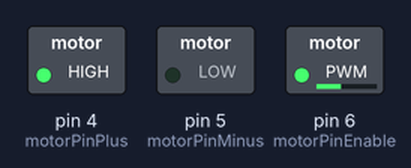
Recording of a sketch running on a simulated Arduino Uno, built with avr-gcc and run on an emulated ATmega328P. Parts: switched loads named in the sketch (green lamp = pin HIGH).

Above: at 0.05 s.
At 1.25 s:
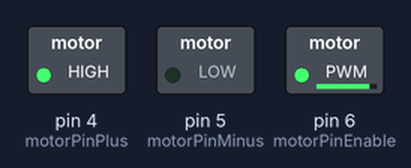
At 2.5 s:
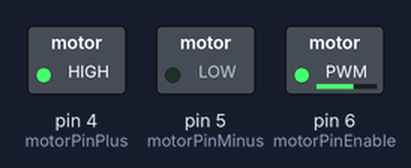
At 3.65 s:
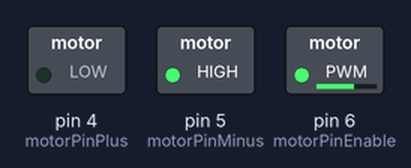
At 4.25 s:
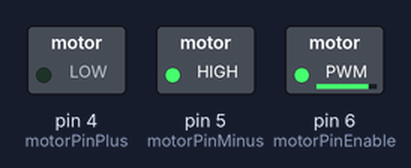
At 6.05 s:
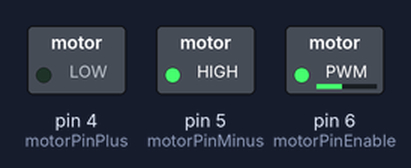
Timing chart, 0 to 7.9 s (numbered marks = the images above):
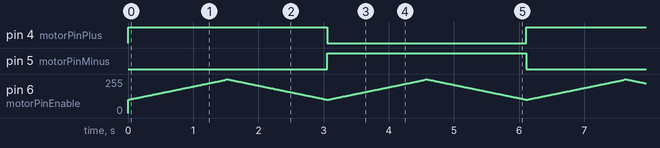

The sketch:

dc_motor_test.ino
```cpp
int motorPinPlus = 4;
int motorPinMinus = 5;
int motorPinEnable = 6;

// Setup
void setup()
{
    pinMode(motorPinPlus, OUTPUT);
    pinMode(motorPinMinus, OUTPUT);
    pinMode(motorPinEnable, OUTPUT);
    Serial.begin(9600);
}

// Loop
void loop()
{

    // Accelerate forward
    for (int i = 100; i < 250; i++){
        setMotor(true, i);
        delay(10);
    }

    // Decelerate forward
    for (int i = 255; i > 100; i--){
        setMotor(true, i);
        delay(10);
    }

    // Accelerate reverse
    for (int i = 100; i < 250; i++){
        setMotor(false, i);
        delay(10);
    }

    // Decelerate reverse
    for (int i = 255; i > 100; i--){
        setMotor(false, i);
        delay(10);
    }
}

// Function to control the motor
void setMotor(boolean forward, int speed){
    digitalWrite(motorPinPlus, forward);
    digitalWrite(motorPinMinus, !forward);
    analogWrite(motorPinEnable, speed);
}
```

Measured:
- by itself, pin 4 (motorPinPlus), pin 5 (motorPinMinus): alternates HIGH for 3.1 s and LOW for 3.1 s
